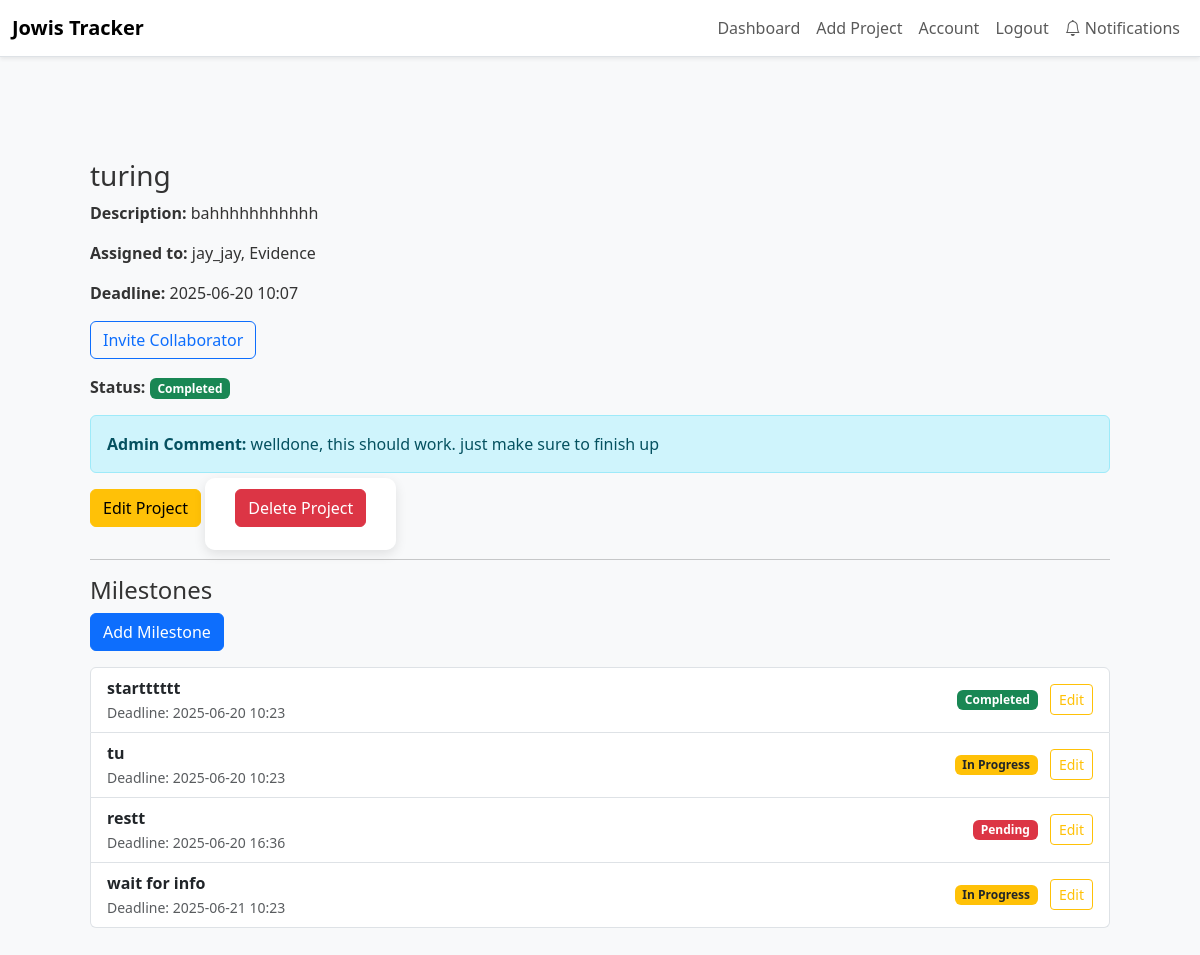
/project/5 (signed in), run on the app's committed database.
### app/dbmodels.py (models this page shows, shortened)
class Project(db.Model):
    id = db.Column(db.Integer, primary_key=True)
    title = db.Column(db.String(150), nullable=False)
    description = db.Column(db.Text, nullable=False)
    tasks = db.relationship("Task", backref="project", cascade="all, delete-orphan", passive_deletes=True)
    milestones = db.relationship("Milestone", backref="project", cascade="all, delete-orphan", passive_deletes=True)
    deadline = db.Column(db.DateTime, nullable=False, default = datetime.now(timezone.utc)) # default to current time in UTC
    status = db.Column(db.String(20), nullable=False, default="Pending")
    comment = db.Column(db.Text, nullable=True)
    users = db.relationship(
        'User',
        secondary=project_users,
        back_populates='projects'
    )

class User(db.Model, UserMixin):
    id = db.Column(db.Integer, primary_key=True)
    username = db.Column(db.String(150), unique=True, nullable=False)
    email = db.Column(db.String(150), unique=True, nullable=False)
    password_hash = db.Column(db.String(150), nullable=False)
    tasks = db.relationship("Task", backref="assigned_to", cascade='all, delete-orphan',passive_deletes=True)
    role = db.Column(db.String(50), nullable=False, default="employee") # or admin
    projects = db.relationship(
        'Project',
        secondary=project_users,
        back_populates='users'
    )
    reset_code = db.Column(db.String(8), nullable=True)
    reset_code_expiry = db.Column(db.DateTime, nullable=True)

class Milestone(db.Model):
    id = db.Column(db.Integer, primary_key=True)
    name = db.Column(db.String(140), nullable=False)
    deadline = db.Column(db.DateTime, nullable=False)
    project_id = db.Column(db.Integer, db.ForeignKey("project.id", ondelete="CASCADE"), nullable=False) # ondelete="CASCADE" ensures that if a project is deleted, its milestones are also deleted
    tasks = db.relationship("Task", backref="milestone", lazy="dynamic")
    status = db.Column(db.String(20), nullable=False, default="Pending")

### app/routes.py (the view)
@main.route("/project/<int:project_id>")
@login_required
def project_detail(project_id):
    project = Project.query.get_or_404(project_id)
    if current_user.role != 'admin' and current_user not in project.users:
        abort(403)
    milestones = Milestone.query.filter_by(project_id=project.id).order_by(Milestone.deadline).all()
    return render_template("project_detail.html", project=project, milestones=milestones)

### app/__init__.py (called while the page is built)
def create_app():
    app= Flask(__name__)
    app.config.from_object("config.Config") # load app config from config.py
    db.init_app(app)
    migrate.init_app(app, db)
    login_manager.init_app(app)
    mail.init_app(app)
    scheduler.init_app(app)
    scheduler.start()
    from . import jobs  # <-- Import jobs to register them
    from .admin import init_admin
    init_admin(app)
    login_manager.login_view = "main.login"
    login_manager.login_message_category ="info"
    from .dbmodels import User
    @login_manager.user_loader
    def load_user(user_id):
        return User.query.get(int(user_id))
    from .routes import main
    app.register_blueprint(main)
    return app

### app/templates/project_detail.html
{% extends "base.html" %}
{% block content %}
<div class="container mt-4">
    <h3>{{ project.title }}</h3>
    <p><strong>Description:</strong> {{ project.description }}</p>
    <p><strong>Assigned to:</strong>
      {% for user in project.users %}
        {{ user.username }}{% if not loop.last %}, {% endif %}
      {% endfor %}
    </p>
    <p><strong>Deadline:</strong> {{ project.deadline.strftime('%Y-%m-%d %H:%M') if project.deadline else 'N/A' }}</p>
    <a href="{{ url_for('main.invite_user', project_id=project.id) }}" class="btn btn-outline-primary mb-3">Invite Collaborator</a>
    <p><strong>Status:</strong>
      {% if project.status == 'Completed' %}
        <span class="badge bg-success">Completed</span>
      {% elif project.status == 'Pending' %}
        <span class="badge bg-danger">Pending</span>
      {% elif project.status == 'In Progress' %}
        <span class="badge bg-warning text-dark">In Progress</span>
      {% else %}
        <span class="badge bg-secondary">Unknown</span>
      {% endif %}
    </p>
    {% if project.comment %}
      <div class="alert alert-info mt-3">
        <strong>Admin Comment:</strong> {{ project.comment }}
      </div>
    {% endif %}
    <a href="{{ url_for('main.edit_project', project_id=project.id) }}" class="btn btn-warning mb-3">Edit Project</a>
    <form action="{{ url_for('main.employee_delete_project', project_id=project.id) }}" method="POST" style="display:inline;">
      <button type="submit" class="btn btn-danger mb-3" onclick="return confirm('Delete this project?');">Delete Project</button>
    </form>
    <hr>
    <h4>Milestones</h4>
    <a href="{{ url_for('main.add_milestone', project_id=project.id) }}" class="btn btn-primary mb-3">Add Milestone</a>
    {% if milestones %}
        <ul class="list-group">
            {% for milestone in milestones %}
                <li class="list-group-item">
                    <div class="d-flex justify-content-between align-items-center">
                        <div>
                            <strong>{{ milestone.name }}</strong> <br>
                            <small class="text-muted">
                                Deadline: {{ milestone.deadline.strftime('%Y-%m-%d %H:%M') if milestone.deadline else 'No deadline set' }}
                            </small>
                        </div>
                        <div class="text-end">
                            {% if milestone.status == 'Completed' %}
                                <span class="badge bg-success">Completed</span>
                            {% elif milestone.status == 'Pending' %}
                                <span class="badge bg-danger">Pending</span>
                            {% elif milestone.status == 'In Progress' %}
                                <span class="badge bg-warning text-dark">In Progress</span>
                            {% else %}
                                <span class="badge bg-secondary">Unknown</span>
                            {% endif %}
                            <a href="{{ url_for('main.edit_milestone', milestone_id=milestone.id) }}" class="btn btn-sm btn-outline-warning ms-2">Edit</a>
                        </div>
                    </div>
                </li>
            {% endfor %}
        </ul>
    {% else %}
        <p>No milestones yet.</p>
    {% endif %}
</div>
{% endblock %}

### app/static/style.css (style rules this page uses)
body { background-color: #f2f2f2; font-family: Arial, sans-serif; margin: 0; }
body { font-family: "Segoe UI", Tahoma, Geneva, Verdana, sans-serif; background-color: #f0f2f5; margin: 0; }
form { background-color: white; padding: 30px 40px; border-radius: 10px; box-shadow: 0 4px 12px rgba(0, 0, 0, 0.1); width: 350px; }
a { color: #007bff; text-decoration: none; }
body { background-color: #f4f6f8; font-family: "Segoe UI", Tahoma, Geneva, Verdana, sans-serif; color: #333; margin: 0; padding: 0; }
.container { padding: 30px; border-radius: 12px; }
body { font-family: "Segoe UI", Tahoma, Geneva, Verdana, sans-serif; background-color: #f4f6f8; margin: 0; }
form { background-color: #ffffff; padding: 25px 30px; border-radius: 10px; box-shadow: 0 4px 10px none; width: 100%; max-width: 500px; margin: 20px auto; }

### data on the page
Project: title "turing", description "bahhhhhhhhhhh", deadline "2025-06-20 10:07", comment "welldone, this should work. just make sure to finish up"
User: username "jay_jay"
User: username "Evidence"
Milestone: name "startttttt", deadline "2025-06-20 10:23", status "Completed"
Milestone: name "tu", deadline "2025-06-20 10:23", status "In Progress"
Milestone: name "restt", deadline "2025-06-20 16:36", status "Pending"
Milestone: name "wait for info", deadline "2025-06-21 10:23", status "In Progress"
